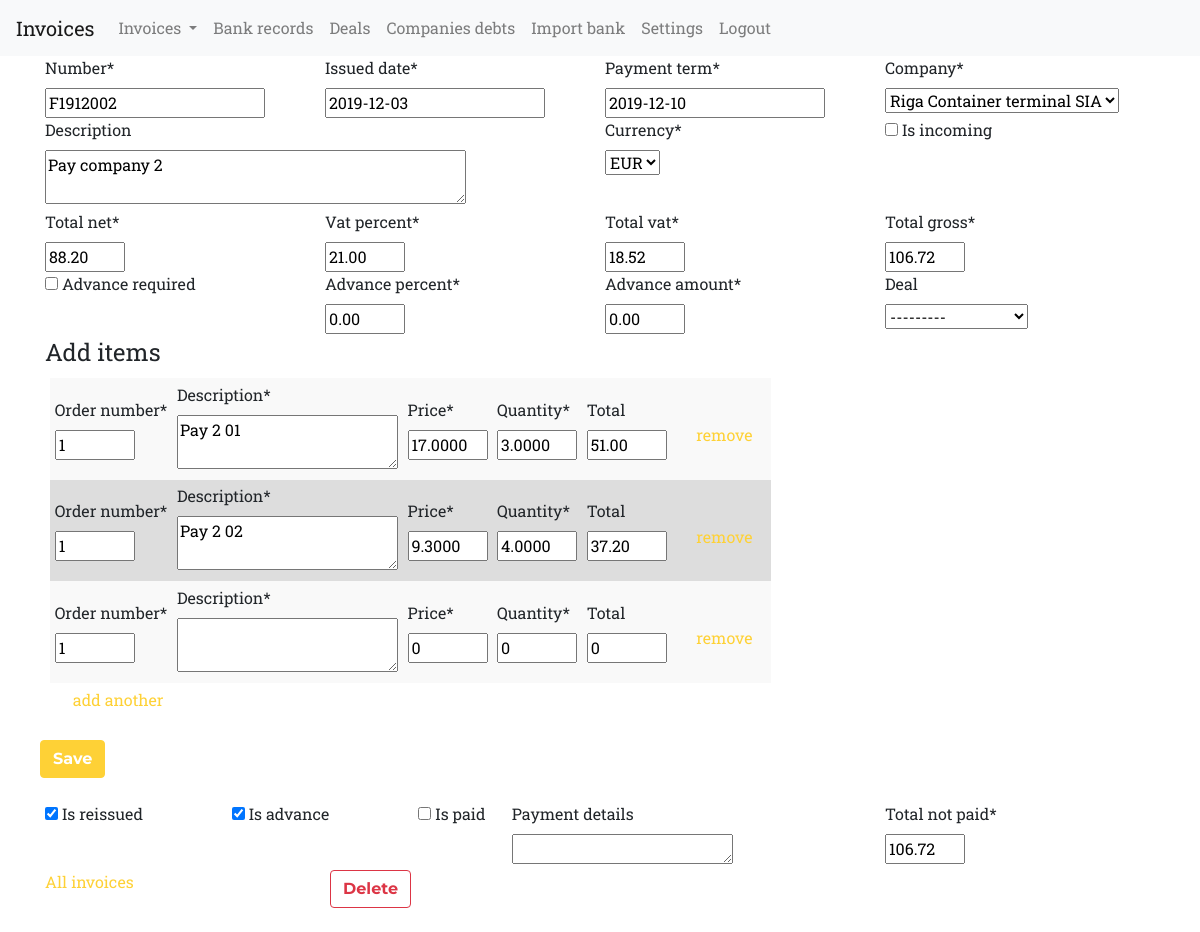
The page /invoices/update/65/ (signed in) on the database its author committed.
### invoices/models/invoice_models.py (models this page shows, shortened)
class Invoice(models.Model):
    objects = InvoiceManager()
    number = models.CharField(max_length=20)
    issued_date = models.DateField(default=date.today)
    payment_term = models.DateField(default=date.today)
    company = models.ForeignKey(Company, on_delete=models.CASCADE)
    description = models.TextField(max_length=300, blank=True,
                                   validators=[MaxLengthValidator(300)])
    total_net = models.DecimalField(default=0, max_digits=10, decimal_places=2)
    vat_percent = models.DecimalField(default=0, max_digits=6, decimal_places=2)
    total_vat = models.DecimalField(default=0, max_digits=10, decimal_places=2)
    total_gross = models.DecimalField(default=0, max_digits=10, decimal_places=2)
    total_not_paid = models.DecimalField(default=0, max_digits=10, decimal_places=2)
    advance_required = models.BooleanField(default=False)
    advance_percent = models.DecimalField(default=0, max_digits=5, decimal_places=2)
    advance_amount = models.DecimalField(default=0, max_digits=10, decimal_places=2)
    is_paid = models.BooleanField(default=False)
    is_incoming = models.BooleanField(default=False)
    is_advance = models.BooleanField(default=False)
    is_reissued = models.BooleanField(default=True)
    payment_details = models.TextField(max_length=100, blank=True,
                                   validators=[MaxLengthValidator(100)])
    currency = models.ForeignKey(Currency, related_name="invoices", on_delete=models.CASCADE,
        null=False, blank=False, default=1)
    deal = models.ForeignKey(Deal, related_name="invoices", on_delete=models.CASCADE, null=True, blank=True)
    class Meta:
        ordering = ('-number', '-issued_date',)

### invoices/views/basic_views.py (the view, shortened to what this page needs)
@method_decorator(user_passes_test(lambda u:u.is_staff), name='dispatch')
class InvoiceUpdate(LoginRequiredMixin, UpdateView):
    model = Invoice
    form_class = InvoiceForm
    template_name = 'invoices/invoice_create.html'
    pk_url_kwarg = "invoice_id"
    success_url = reverse_lazy('invoices:index')
    def get_initial(self):
        print(self.request.GET.get('returnUrl'))
        return {'returnUrl': self.request.GET.get('returnUrl')}
    def get_context_data(self, **kwargs):
        data = super(InvoiceUpdate, self).get_context_data(**kwargs)
        if self.request.POST:
            data['items'] = InvoiceItemFormSet(self.request.POST, instance=self.object)
        else:
            data['items'] = InvoiceItemFormSet(instance=self.object)
        return data

### invoices/forms/custom_layout_object.py (called while the page is built)
    def render(self, form, form_style, context, template_pack=TEMPLATE_PACK):
        formset = context[self.formset_name_in_context]
        return render_to_string(self.template, {'formset': formset})

### invoices/models/common_models.py (called while the page is built)
    def __str__(self):
        return self.name

### invoices/models/deal_models.py (called while the page is built)
    def __str__(self):
        return self.name + '-' + self.department.name

    def __str__(self):
        return self.name

### invoices/templates/invoices/invoice_create.html (shortened to what this page needs)
{% extends "invoices/local_base.html" %}
{% load static %}
{% load crispy_forms_tags %}
{% block content %}
<div class="container">
    {% crispy form %}
    <div class="row">
        <div class="col-md-3">
            <a href="{% url 'invoices:index' %}">All invoices</a>
        </div>
        <div class="col-md-6">
            {% if object.id %}
            <a class="btn btn-outline-danger" href="{% url 'invoices:invoice_delete' invoice_id=object.id %}">Delete</a>
            {% endif %}
        </div>
    </div>
    <br>
</div>
  {% endblock content %}

### invoices/templates/invoices/invoice_create.html (style rules this page uses)
input[type=number] { width: 80px; }

### rows shown on the page
Invoice: number "F1912002", issued_date "2019-12-03", payment_term "2019-12-10", company "Riga Container terminal SIA", description "Pay company 2", currency "EUR", total_net "88.20", vat_percent "21.00", total_vat "18.52", total_gross "106.72", advance_percent "0.00", advance_amount "0.00", deal "---------", is_reissued "☑", is_advance "☑", total_not_paid "106.72"
